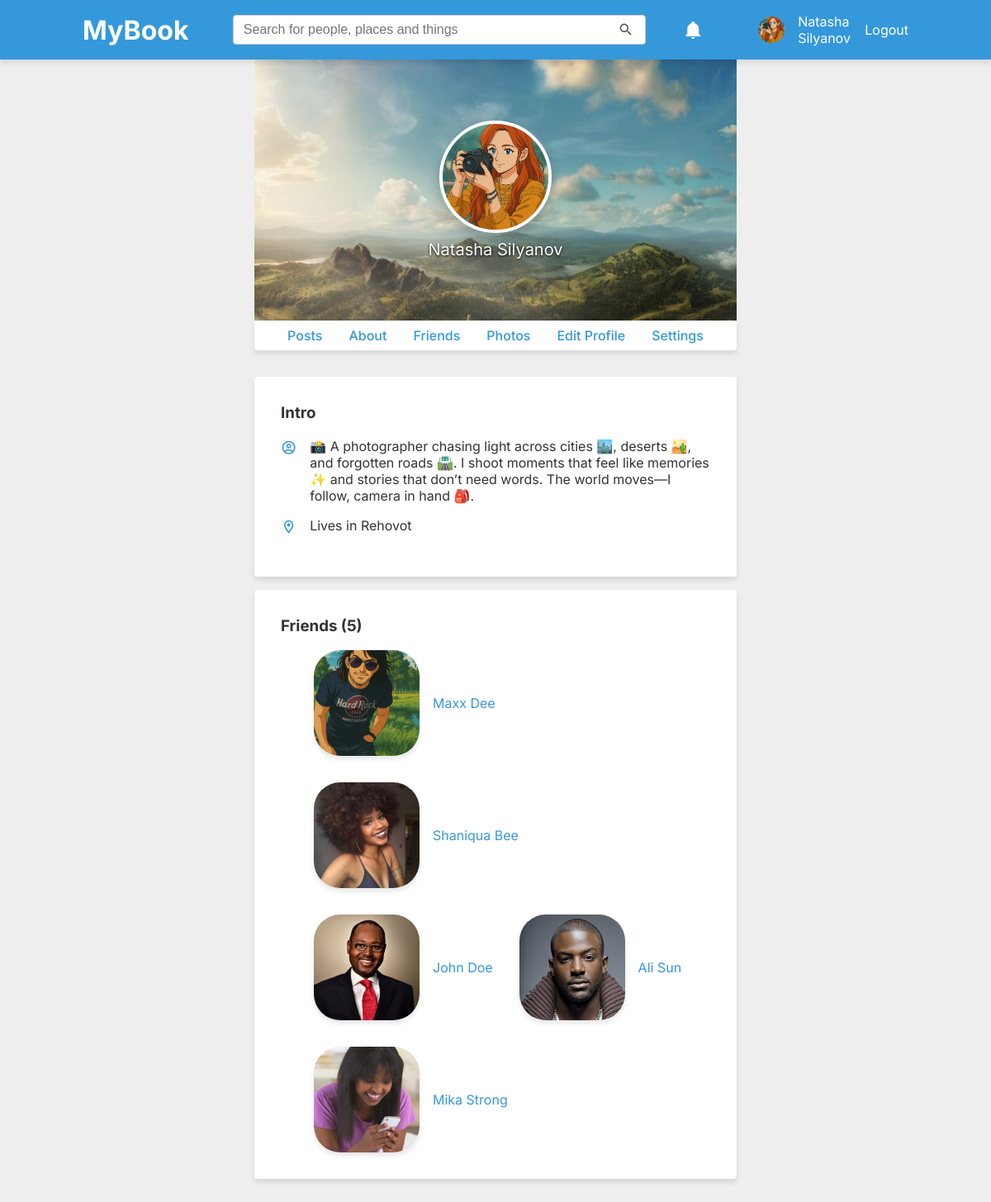
Page /pages/about.php?u=nsilyanova (signed in) on the committed database.
### tables this page shows
CREATE TABLE users (
    id INTEGER PRIMARY KEY AUTOINCREMENT,
    username TEXT NOT NULL UNIQUE,
    email TEXT NOT NULL UNIQUE,
    password TEXT NOT NULL,
    created_at DATETIME DEFAULT CURRENT_TIMESTAMP
, avatar TEXT, cover TEXT, gender TEXT, display_name TEXT, about_me TEXT, location VARCHAR);

### includes/classes/UserManager.php (called while the page is built, shortened)
<?php
class UserManager
{
    private PDO $pdo;
    public function __construct(PDO $pdo)
    {
        $this->pdo = $pdo;
    }
    public function getUserByUsername(string $username): ?array
    {
        $stmt = $this->pdo->prepare(
            "SELECT *
                    FROM users
                    WHERE username = :username"
        );
        $stmt->execute(['username' => $username]);
        $user = $stmt->fetch(PDO::FETCH_ASSOC);
        return $user ?: null;
    }
    public function getUserByUserId(string $user_id): ?array
    {
        $stmt = $this->pdo->prepare(
            "SELECT *
                    FROM users
                    WHERE id = :user_id"
        );
        $stmt->execute(['user_id' => $user_id]);
        $user = $stmt->fetch(PDO::FETCH_ASSOC);
        return $user ?: null;
    }
}

### includes/classes/NotificationsRenderer.php (the view)
<?php
class NotificationsRenderer
{
    private PDO $pdo;
    public function __construct(PDO $pdo)
    {
        $this->pdo = $pdo;
    }
    public function renderDropdown(array $notifications): string
    {
        $html = '<ul>';
        foreach ($notifications as $notification) {
            $html .= $this->renderItem($notification);
        }
        $html .= '</ul>';
        return $html;
    }
    public function renderItem(array $notification): string
    {
        $userManager = new UserManager($this->pdo);
        $actorId = $notification['actor_id'] ?? null;
        if ($actorId) {
            $actor = $userManager->getUserByUserId($actorId);
        } else {
            $actor = [
                'display_name' => 'System',
                'avatar' => '/assets/img/default-avatar.png'
            ];
        }
        $when = timeAgoShort($notification['created_at']);
        return '<li class="notification-item">
                    <a href="' . $notification['link'] . '" class="' . ($notification['is_read'] ? '' : 'new') . '">
                        <img src="' . $actor['avatar'] . '" alt="Profile" class="avatar-small">
                        <div>
                            <span class="notification-text">' . $notification['content'] . '</span>
                            <span class="post-date">' . $when . '</span>
                        </div>
                    </a>
                </li>';
    }
}

### includes/classes/NotificationsManager.php (called while the page is built, shortened)
<?php
class NotificationsManager
{
    public  function getAllByUser(PDO $pdo, int $user_id): ?array
    {
        $stmt = $pdo->prepare(
            "SELECT *
                    FROM notifications
                    WHERE user_id = :user_id
                    ORDER BY created_at DESC"
        );
        $stmt->execute(['user_id' => $user_id]);
        $notifications = $stmt->fetchAll(PDO::FETCH_ASSOC);
        return $notifications ?: null;
    }
}

### includes/autoloader.php (called while the page is built, shortened)
<?php
spl_autoload_register(function ($class) {
    $classPath = __DIR__ . '/classes/' . $class . '.php';
});

### includes/classes/NotificationsRenderer.php (the view)
<?php
class NotificationsRenderer
{
    private PDO $pdo;
    public function __construct(PDO $pdo)
    {
        $this->pdo = $pdo;
    }
    public function renderDropdown(array $notifications): string
    {
        $html = '<ul>';
        foreach ($notifications as $notification) {
            $html .= $this->renderItem($notification);
        }
        $html .= '</ul>';
        return $html;
    }
    public function renderItem(array $notification): string
    {
        $userManager = new UserManager($this->pdo);
        $actorId = $notification['actor_id'] ?? null;
        if ($actorId) {
            $actor = $userManager->getUserByUserId($actorId);
        } else {
            $actor = [
                'display_name' => 'System',
                'avatar' => '/assets/img/default-avatar.png'
            ];
        }
        $when = timeAgoShort($notification['created_at']);
        return '<li class="notification-item">
                    <a href="' . $notification['link'] . '" class="' . ($notification['is_read'] ? '' : 'new') . '">
                        <img src="' . $actor['avatar'] . '" alt="Profile" class="avatar-small">
                        <div>
                            <span class="notification-text">' . $notification['content'] . '</span>
                            <span class="post-date">' . $when . '</span>
                        </div>
                    </a>
                </li>';
    }
}

### includes/modules/user-avatar.php
<div class="avatar">
    <a href="<?= $BASE_URL ?>/pages/profile.php?u=<?= $user["username"] ?>">
        <img src="<?= $BASE_URL ?><?= $user['avatar'] ?>" alt="Profile" class="avatar-small">
        <span class="username"><?= $user["display_name"] ?></span>
    </a>
    <?php include_once __DIR__ . '/user-logout.php'; ?>
</div>

### includes/profile-cover.php (shortened to what this page needs)
<div class="profile-top" style="background-image: url('<?= $coverImage ?>');">
    <img src="<?= $profilePicUrl ?>" alt="Profile" class="avatar-large avatar-large shadow border">
    <p class="username text-shadow"><?= $profileFullName ?></p>
</div>

### includes/modules/about-box.php (shortened to what this page needs)
<?php
$pdo = getDBConnection();
$UserManager = new UserManager($pdo);
$user = $UserManager->getUserByUsername($username);
?>
<div class="content-box">
    <h3>Intro</h3>
    <div class="sidebar-item">
        <i class="mdi mdi-account-circle-outline"></i>
        <p><?= !empty($user['about_me']) ? htmlspecialchars($user['about_me']) : 'No information provided yet.'; ?></p>
    </div>
    <div class="sidebar-item">
        <i class="mdi mdi-map-marker-outline"></i>
        <p><?= !empty($user['location']) ? 'Lives in ' . htmlspecialchars($user['location']) : 'Location not specified.'; ?></p>
    </div>
</div>

### css/base.css (style rules this page uses)
* { margin: 0; }
:root { --primary-color: #3498db; --primary-hover-color: #2980b9; --secondary-color: #2ecc71; --secondary-hover-color: #27ae60; --alert-color: #e74c3c; --alert-hover-color: #c0392b; --warning-color: #f8c555; --info-color: #f5f5f5; --info-hover-color: #fafafa; --primary-text-color: #333; --lighter-text-color: #999; --secondary-text-darker-color: #eeeeee; --secondary-text-color: #fff; --primary-glow-color: #fff; --link-color: #3498db; --container-bg-color: #fff; --primary-bg-color: #eeeeee; --light-bg-color: #e6e6e6; --lighter-bg-color: #f5f5f5; --default-border: 1px solid #ccc; --lighter-border: 1px solid #f5f5f5; --light-border: 1px solid #e6e6e6; --padding-smaller: 0.5em; --padding-small: 1em; --padding-default: 2em; --padding-bigger: 4em; --padding-biggest: 8em; --profile-top-height: 300px; --container-width: 1000px; --border-radius-small: 0.125em; --border-radius-medium: 0.25em; --border-radius-large: 0.5em; --shadow-default: 0 4px 6px rgba(0, 0, 0, 0.1); --shadow-medium: 0 6px 10px rgba(0, 0, 0, 0.15); --shadow-large: 0 8px 15px rgba(0, 0, 0, 0.2); --font-size-small: 0.875rem; --font-size-medium: 1rem; --font-size-large: 1.25rem; --avatar-size-small: 2em; --avatar-size-medium-small: 3em; --avatar-size-medium: 4em; --avatar-size-large: 8em; --avatar-size-larger: 12em; --avatar-size-huge: 16em; --sidebar-max-width: 15em; }
body { font-family: 'Inter', sans-serif; color: var(--primary-text-color); background-color: var(--primary-bg-color); }
a { color: var(--primary-color); text-decoration: none; }

### css/layout.css (style rules this page uses)
#header a { color: var(--secondary-text-color); text-decoration: none; }

### css/components.css (style rules this page uses)
.border { border: 4px solid var(--container-bg-color); }
.shadow { box-shadow: var(--shadow-default); }
.text-shadow { text-shadow: var(--shadow-default); }

### css/social.css (style rules this page uses)
.profile-top { background-size: cover; background-position: center; background-repeat: no-repeat; height: var(--profile-top-height); display: flex; align-items: center; flex-direction: column; justify-content: center; color: var(--secondary-text-color); text-align: center; padding: var(--padding-smaller); gap: var(--padding-smaller); }
.profile-top img { box-shadow: var(--shadow-large); }
.profile-top p.username { text-shadow: 0 1px 3px rgba(0, 0, 0, 1); font-size: var(--font-size-large); }
.avatar-small { border-radius: 50%; width: var(--avatar-size-small); height: var(--avatar-size-small); object-fit: cover; }
.avatar { display: flex; align-items: center; gap: var(--padding-small); justify-content: center; }
.avatar a { display: flex; align-items: center; justify-content: end; gap: var(--padding-small); }
.avatar a span.username { color: var(--secondary-text-color); transition: text-shadow 0.2s ease, color 0.2s ease; }
.avatar-small img, img.avatar-small { border-radius: 50%; width: var(--avatar-size-small); height: var(--avatar-size-small); object-fit: cover; }
.avatar-large img, img.avatar-large { border-radius: 50%; width: var(--avatar-size-large); height: var(--avatar-size-large); object-fit: cover; }
.content-box h3 { padding-bottom: var(--padding-small); }
.content-box, .status-box { color: var(--primary-text-color); background: var(--container-bg-color); padding: var(--padding-default); border-radius: var(--border-radius-medium); box-shadow: var(--shadow-default); margin-bottom: var(--padding-small); }
.sidebar-item { display: flex; align-items: flex-start; gap: var(--padding-small); margin-bottom: var(--padding-small); }
.sidebar-item i { font-size: 1.2rem; color: var(--primary-color); }
.sidebar-item p { margin: 0; font-size: var(--font-size-medium); color: var(--primary-text-color); }

### rows in the picture
users: avatar (placeholder picture), display_name "Natasha Silyanov", cover (picture), about_me "📸 A photographer chasing light across cities 🏙️, deserts 🏜️, and forgotten roads 🛣️. I shoot moments that feel like memories ✨ and stories that don’t need words. The world moves—I follow, camera in hand 🎒.", location "Rehovot"

### other values in the picture
count($friends) "5"
$displayName "Maxx Dee"
$displayName "Shaniqua Bee"
$displayName "John Doe"
$displayName "Ali Sun"
$displayName "Mika Strong"
